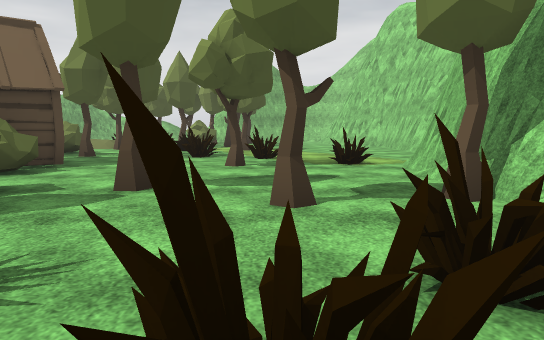
View 1 (above)

24 first-person views from a walk through a scene from a Unity 3-D project. The camera is 1.3 m above the floor, tilts 6° down and sees 70° across. The floor is counted in squares, 2 m on a side. Each view is taken from the middle of a square. On the plan, view 1 faces up. The plan holds only what a view shows up to about 11 squares ahead; the rest is blank. The place goes on beyond the plan. Some animated figures are left out. Some surface patterns are stand-ins.

View 2
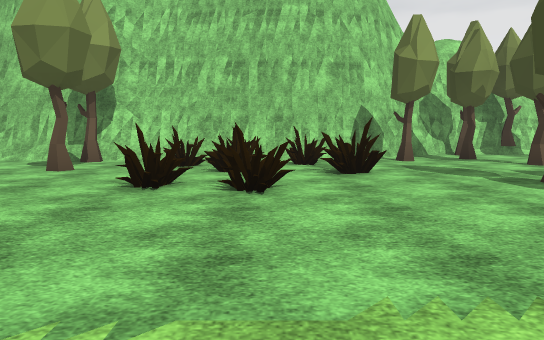

View 3
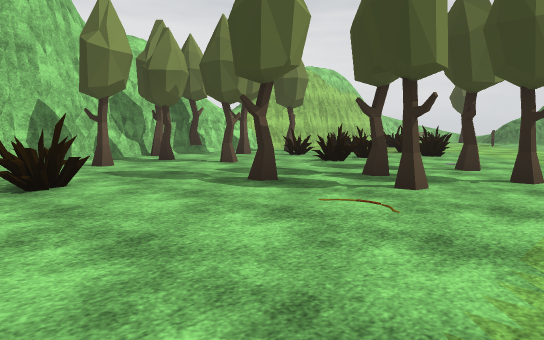

View 4
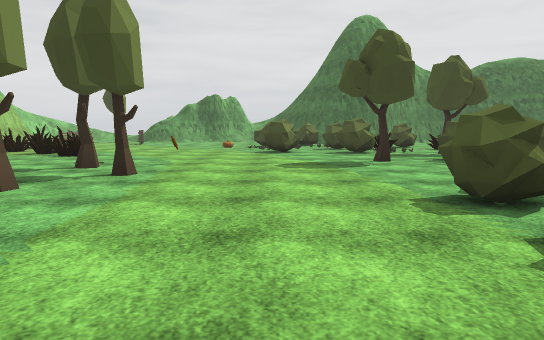

View 5
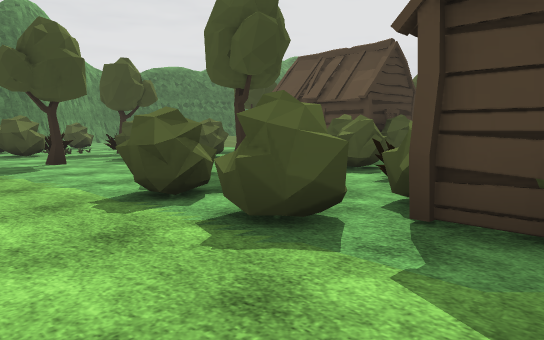

View 6
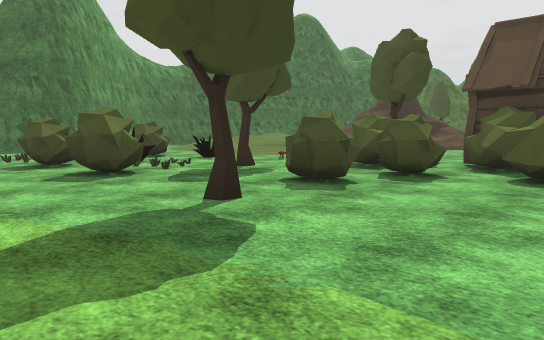

View 7
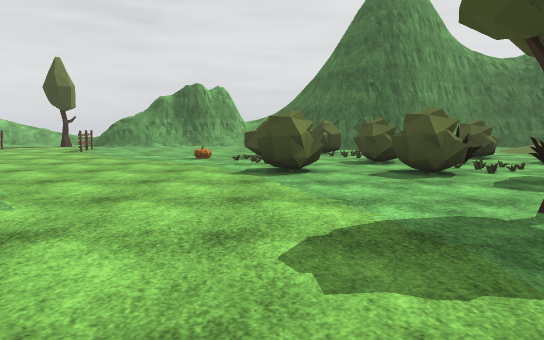

View 8
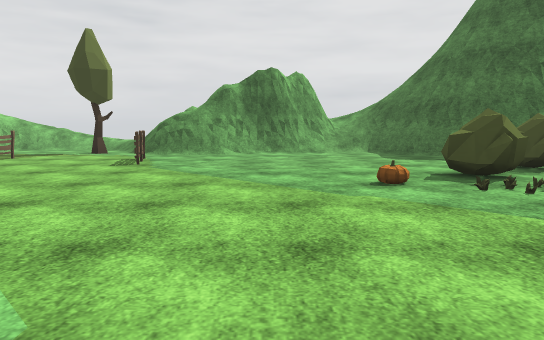

View 9
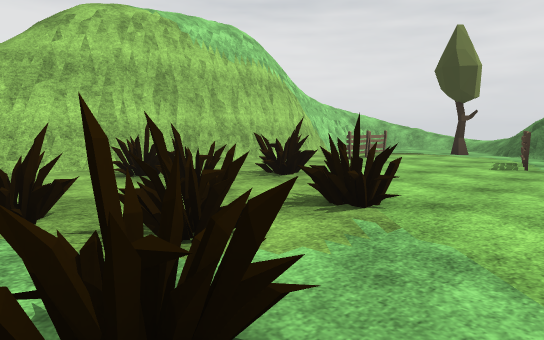

View 10
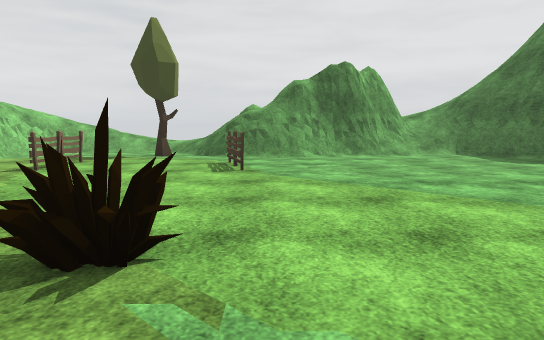

View 11
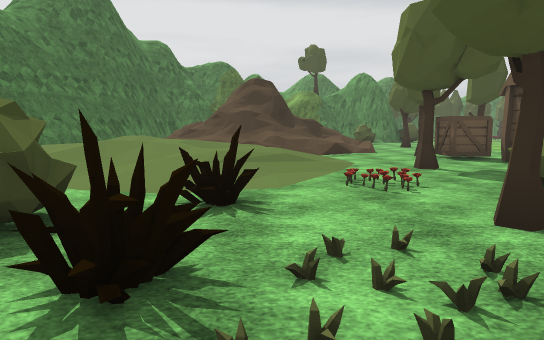

View 12
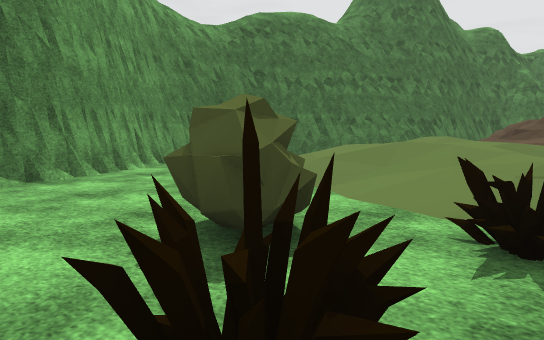

View 13
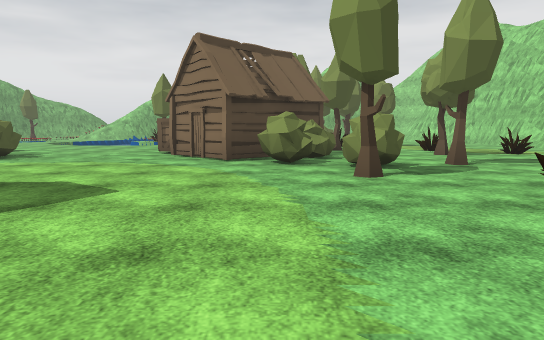

View 14
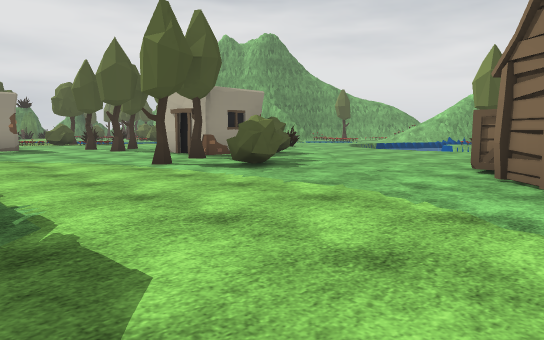

View 15
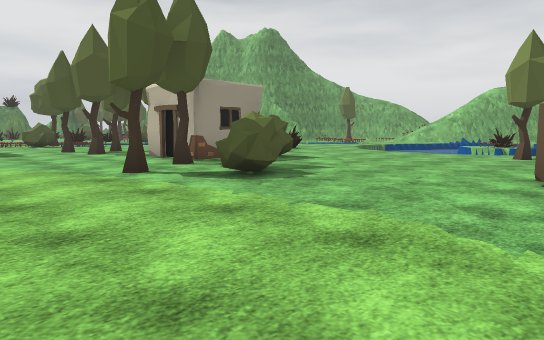

View 16
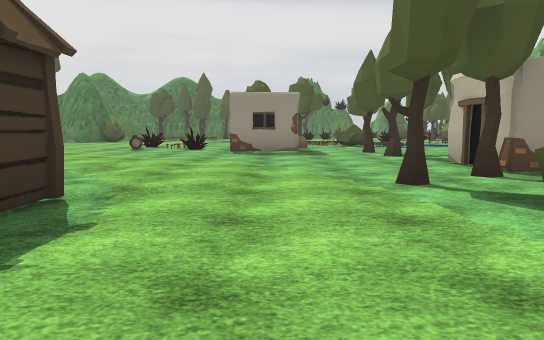

View 17
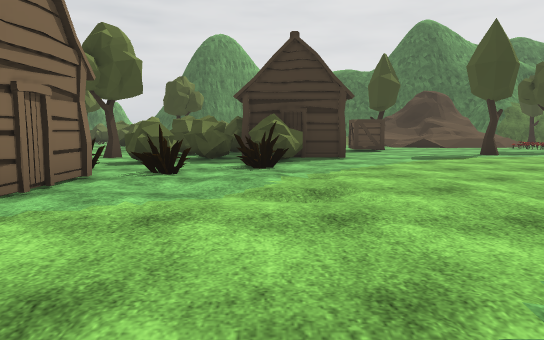

View 18
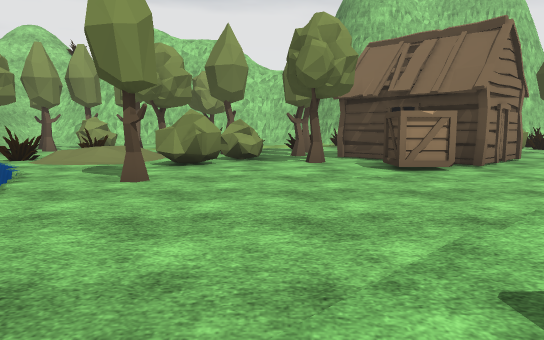

View 19
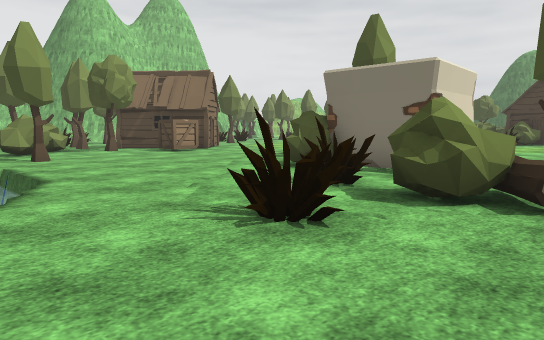

View 20
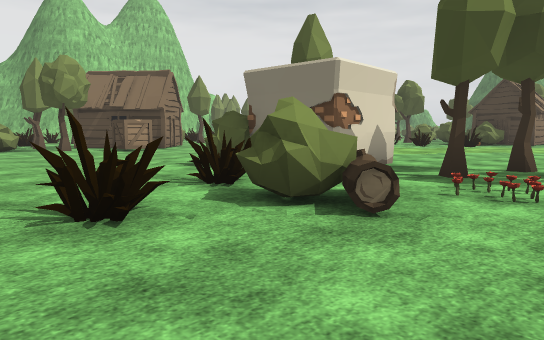

View 21
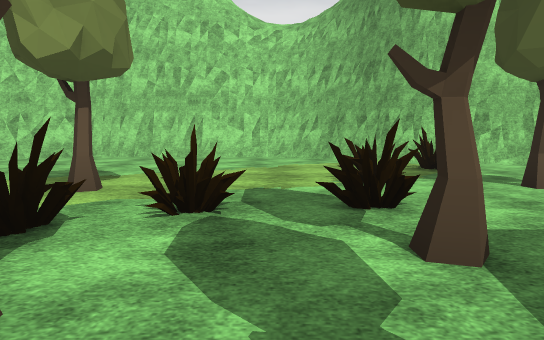

View 22
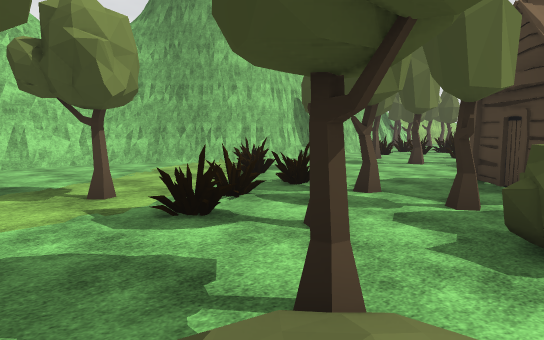

View 23
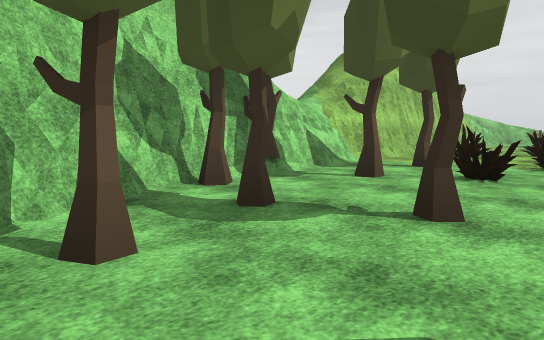

View 24
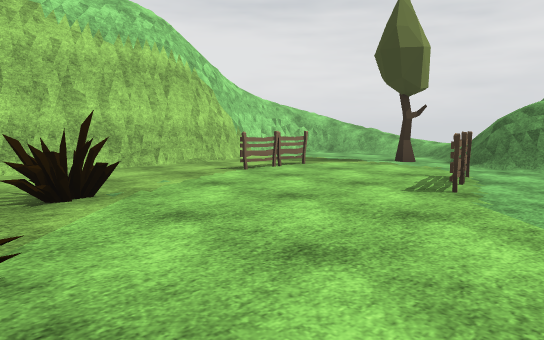

### Floor plan
Key: @ floor where view 1 was taken; # wall or solid block; x gap in a wall; . main floor; : floor 0.25 m higher than the main floor; + floor 2.5 m higher than the main floor; * floor 6.75 m higher than the main floor; % floor 7 m higher than the main floor; & floor 7.25 m higher than the main floor; / step, stairs or slope; = window, fence, low wall or low ledge; ≈ water the walk keeps out of; v drop or lower ground; B bush; T tree; H hut; F fence; C crate; L log; O other object.
Columns run from 19 left of view 1 to 7 right of it. Each row starts with its distance up from view 1.
 14  ....     ≈≈// .T  ....#
 13 ......≈≈≈≈////T........#
 12 ...=......T.B....#T....#
 11 ............BB.T.#.....#
 10 ..LB=..................#
  9  O....B......T.TT#.#...#
  8 .OO.#OB....CCHH.......##
  7 T.T.##......CH.H..T.#.#
  6 T.T...TBB...H.HB......#
  5 ......T......HB.......#
  4 ..............B.BT...T#
  3 O..................T..#
  2 #..............T..#.#.#
  1 ........HHH........=.##
  0 ........  O......#.@..#
 -1 .....:.. BB........##.#
 -2 .......##..B..........##
 -3 .....#.B.. B.........T.#
 -4 .....B.BB..B....T.T...T##
 -5 ....H BB.T.......T..T..T#
 -6 T...  BB.......T.......T#
 -7 ..T.  B.B......OT..#..T.#
 -8 ..C.....BB.T.......#.#..#
 -9 =...TT.B..........#...T.=+
-10 //....OOT..........##...##x
-11 //. //OO..BB.B......#...##v
-12 /// ///.#..........#..#.##
-13 =///////.#.B.........#..#v
-14 // /////B....B..........#v%
-15    ////.....BB..........#v&
-16    ////.....B.........F.#v&
-17 #      ............F..F.#v*
-18 ##/   ./####............##
-19  ########  ##.....#=.....#
-20            ###/####=/T...#
-21              =####= //./=/
-22                      ///

Positions as (right, up) in squares from view 1, and headings:
1: (0, 0), facing up
2: (-6, 0), facing right
3: (-5, 0), facing down-right
4: (-6, 0), facing down
5: (-6, 0), facing down-left
6: (-6, -5), facing down-left
7: (-6, -5), facing down
8: (-3, -9), facing down
9: (-2, -9), facing down-right
10: (-1, -10), facing down
11: (-8, -12), facing left
12: (-9, -12), facing down-left
13: (-5, -3), facing up
14: (-6, 1), facing up-left
15: (-7, 2), facing up-left
16: (-8, 3), facing left
17: (-14, 4), facing down
18: (-14, 10), facing right
19: (-18, 14), facing down-right
20: (-19, 13), facing down-right
21: (-5, 10), facing right
22: (-6, 14), facing down-right
23: (0, -2), facing down-right
24: (-2, -12), facing down-right
